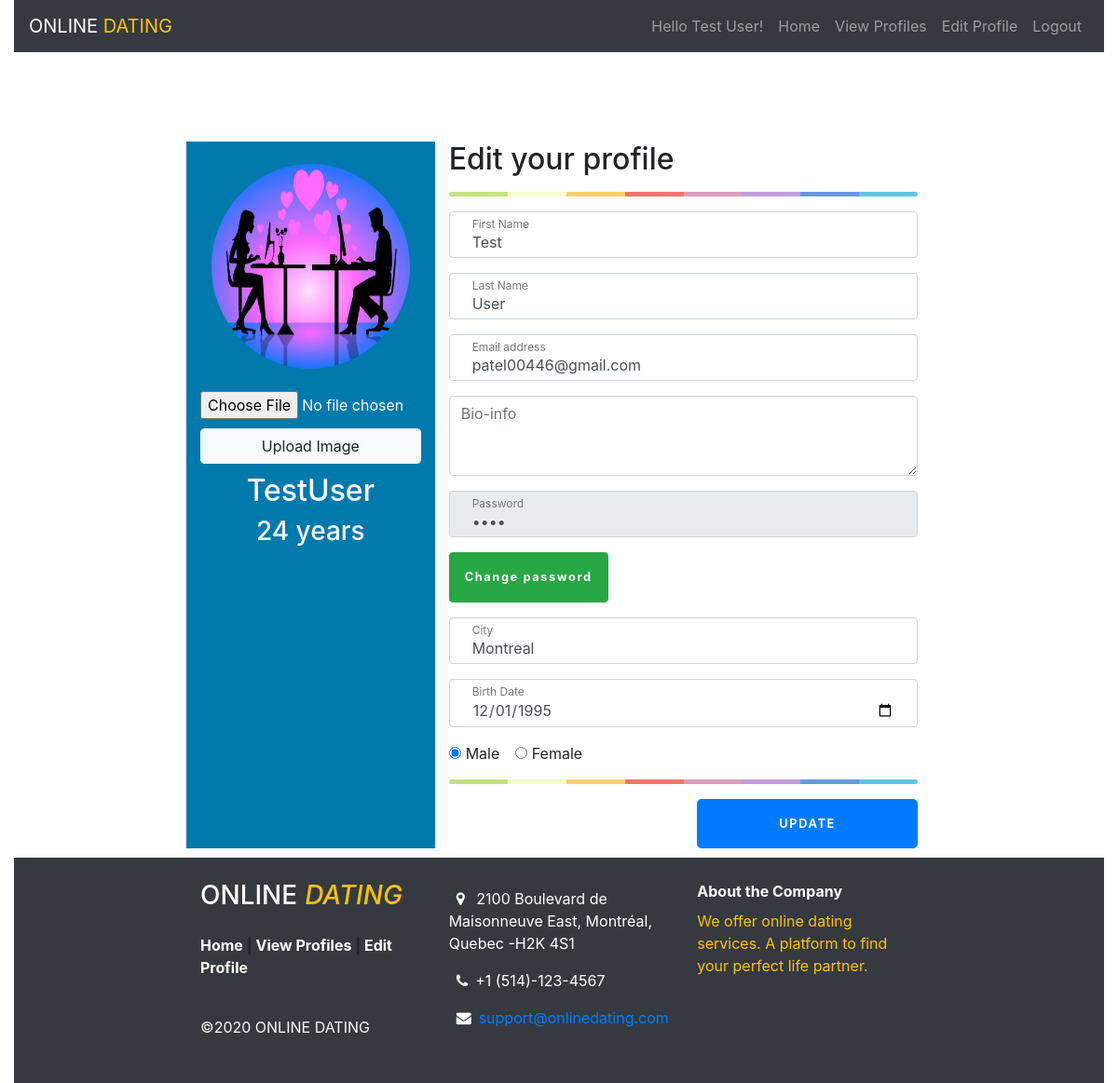
/edit-profile.php (signed in), run on the app's committed database.
### tables this page shows
CREATE TABLE `profile` (
  `id` int(50) NOT NULL,
  `email` varchar(500) NOT NULL,
  `password` varchar(500) NOT NULL,
  `firstName` varchar(50) NOT NULL,
  `lastName` varchar(50) NOT NULL,
  `city` varchar(50) NOT NULL,
  `bio` varchar(500) NOT NULL,
  `birthDate` date NOT NULL,
  `gender` varchar(50) NOT NULL,
  `imgUrl` text NOT NULL,
  `user_role` text NOT NULL,
  `created_date` datetime NOT NULL DEFAULT current_timestamp(),
  `modified_date` datetime DEFAULT NULL
);

### helper/helperFunctions.php (called while the page is built, shortened)
<?php
function IsVariableIsSetOrEmpty($variableToCheck): bool
{
    return false;
}

### edit-profile.php (the view, shortened to what this page needs)
<?php
include("./helper/helperFunctions.php");
$connection = getConnection();
$errors = array();
$firstName = '';
$lastName = '';
$email = '';
$city = '';
$password = '';
$birthDate = '';
$bio = '';
$gender = '';
$image = '';
if ($_SESSION['userId']) {
    $userId = $_SESSION['userId'];
    $query = "SELECT * from profile WHERE id = '$userId'";
    $stmt = $connection->prepare($query);
    $stmt->execute();
    $count = $stmt->rowCount();
    $row = $stmt->fetch(PDO::FETCH_ASSOC);
    if ($count === 0 || $row <= 2) {
        array_push($errors, 'Error fetching Data');
    } else {
        $firstName = $row['firstName'];
        $password = $row['password'];
        $lastName = $row['lastName'];
        $email = $row['email'];
        $bio = $row['bio'];
        $city = $row['city'];
        $birthDate = $row['birthDate'];
        $gender = $row['gender'];
        $image = $row['imgUrl'];
        $birthday = new DateTime($row["birthDate"]);
        $today = new Datetime(date('y-d-m'));
        $diff = $today->diff($birthday);
    }
}
?>
<!doctype html>
<html lang="en">
<head>
    <?php include("./includes/header.php") ?>
    <link href="./css/style.css" rel="stylesheet" type="text/css">
</head>
<body>
<div class="container-fluid wrapper">
    <?php
    include("./includes/nav-bar.php")
    ?>
    <div class="container">
        <br>
        <br>
        <div class="row" id="main">
            <div class="col-md-4 well" id="leftPanel">
                <div class="row">
                    <div class="col-md-12">
                        <br>
                        <img src="<?php echo $image; ?>" height="220px" width="90%" alt="avatar" class="rounded-circle">
                    </div>
                </div>
                <div class="row mb-10">
                    <div class="col-md-12">
                        <form action="edit-profile.php" method="post" enctype="multipart/form-data">
                            <br>
                            <input accept="image/*" name="newImageFileUploadControl" type="file" class=" mb-10">
                            <input type="submit" name="uploadImage" class="form-control btn btn-light"
                                   value="Upload Image"/>
                        </form>
                    </div>
                </div>
                <div class="row">
                    <div class="col-md-12">
                        <h2><?php echo $firstName ?><?php echo $lastName ?> </h2>
                    </div>
                </div>
                <div class="row">
                    <div class="col-md-12">
                        <h3><?php echo "$diff->y years"; ?></h3>
                    </div>
                </div>
                <div class="row">
                    <div class="col-md-12">
                    </div>
                </div>
            </div>
            <div class="col-md-8 well" id="rightPanel">
                <div class="row">
                    <div class="col-md-12">
                        <form class="form-signin" action="edit-profile.php" method="post" enctype="multipart/form-data">
                            <h2>Edit your profile</h2>
                            <hr class="colorgraph">
                            <div class="form-label-group">
                                <input type="text" name="firstName" id="firstName" class="form-control"
                                       placeholder="First Name" value="<?php echo $firstName; ?>">
                                <label for="firstName">First Name</label>
                            </div>
                            <div class="form-label-group">
                                <input type="text" id="lastName" name="lastName" class="form-control"
                                       placeholder="Last Name" value="<?php echo $lastName; ?>">
                                <label for="lastName">Last Name</label>
                            </div>
                            <div class="form-label-group">
                                <input type="email" name="email" id="inputEmail" class="form-control"
                                       placeholder="Email address" pattern="^[\w-\.]+@([\w-]+\.)+[\w-]{2,4}$"
                                       value="<?php echo $email; ?>">
                                <label for="inputEmail">Email address</label>
                            </div>
                            <div class="form-label-group">
                                <textarea class="form-control" name="bio" id="exampleFormControlTextarea1" rows="3"
                                          placeholder="Bio-info"><?php echo $bio; ?></textarea>
                            </div>
                            <div class="form-label-group">
                                <input type="password" name="password" id="inputPassword" class="form-control"
                                       placeholder="Password" value="<?php echo $password; ?>" disabled>
                                <label for="inputPassword">Password</label>
                            </div>
                            <div class="form-label-group">
                                <button type="button" class="btn btn-success" data-toggle="modal"
                                        data-target="#changePasswordModal">
                                    Change password
                                </button>
                            </div>
                            <div class="form-label-group">
                                <input type="type" id="city" name="city" class="form-control"
                                       value="<?php echo $city; ?>">
                                <label for="city">City</label>
                            </div>
                            <div class="form-label-group">
                                <input type="date" id="birthDate" name="birthDate" class="form-control"
                                       value="<?php echo $birthDate; ?>">
                                <label for="birthDate">Birth Date</label>
                            </div>
                            <div class="form-group">
                                <div class="form-check form-check-inline">
                                    <input class="form-check-input" type="radio" name="gender" id="gender"
                                           value="male" <?php if ($gender === "male") {
                                        echo "checked";
                                    } ?>>
                                    <label class="form-check-label" for="male">Male</label>
                                </div>
                                <div class="form-check form-check-inline">
                                    <input class="form-check-input" type="radio" name="gender" id="gender"
                                           value="female" <?php if ($gender === "female") {
                                        echo "checked";
                                    } ?>>
                                    <label class="form-check-label" for="female">Female</label>
                                </div>
                            </div>
                            <hr class="colorgraph">
                            <div class="row">
                                <div class="col-xs-12 col-md-6"></div>
                                <div class="col-xs-12 col-md-6">
                                    <button class="btn btn-lg btn-primary btn-block text-uppercase" name="Submit"
                                            type="submit">Update
                                    </button>
                                </div>
                            </div>
                        </form>
                    </div>
                </div>
            </div>
        </div>
    </div>
    <?php include("./includes/footer.php") ?>
</div>
</body>
</html>

### includes/nav-bar.php (shortened to what this page needs)
<?php
include_once("./helper/helperFunctions.php");
$userId = 0;
$user = [];
if (isset($_SESSION["userId"])) {
    $userId = !IsVariableIsSetOrEmpty($_SESSION['userId']) ? $_SESSION['userId'] : 0;
    $user = $userId !== 0 && !IsVariableIsSetOrEmpty($_SESSION['user']) ? $_SESSION['user'] : [];
}
?>
<header>
    <nav class="navbar navbar-dark bg-dark navbar-expand-sm">
        <a class="navbar-brand" href="./index.php">
            ONLINE <span class="text-warning ">DATING</span>
        </a>
        <div class="collapse navbar-collapse justify-content-end" id="navbar-list-2">
            <ul class="navbar-nav">
                <?php
                if ($userId !== 0 && count($user) > 0) {
                    ?>
                    <li class="nav-item">
                        <a class="nav-link" href="#"
                           onclick="return false">Hello <?= $user["firstName"] . " " . $user["lastName"] ?>!</a>
                    </li>
                    <?php
                }
                ?>
                <li class="nav-item">
                    <a class="nav-link" href="./index.php">Home</a>
                </li>
                <li class="nav-item">
                    <a class="nav-link" href="./view-profiles.php">View Profiles</a>
                </li>
                <?php
                if ($userId !== 0) {
                    ?>
                    <li class="nav-item">
                        <a class="nav-link" href="./edit-profile.php">Edit Profile</a>
                    </li>
                    <li class="nav-item">
                        <a class="nav-link" href="./logout.php">Logout</a>
                    </li>
                    <?php
                }
                ?>
            </ul>
        </div>
    </nav>
</header>

### css/style.css (style rules this page uses)
:root { --input-padding-x: 1.5rem; --input-padding-y: .75rem; }
.form-signin { width: 100%; }
.form-signin .btn { font-size: 80%; letter-spacing: .1rem; font-weight: bold; padding: 1rem; transition: all 0.2s; }
.form-label-group { position: relative; margin-bottom: 1rem; }
.form-label-group input { height: auto; }
.form-label-group > input, .form-label-group > label { padding: var(--input-padding-y) var(--input-padding-x); }
.form-label-group > label { position: absolute; top: 0; left: 0; display: block; width: 100%; margin-bottom: 0; line-height: 1.5; color: #495057; border: 1px solid transparent; transition: all .1s ease-in-out; }
.form-label-group input::placeholder { color: transparent; }
.form-label-group input:not(:placeholder-shown) { padding-top: calc(var(--input-padding-y) + var(--input-padding-y) * (2 / 3)); padding-bottom: calc(var(--input-padding-y) / 3); }
.form-label-group input:not(:placeholder-shown) ~ label { padding-top: calc(var(--input-padding-y) / 3); padding-bottom: calc(var(--input-padding-y) / 3); font-size: 12px; color: #777; }
.mb-10 { margin-bottom: 10px; }
#leftPanel { background-color: #0079ac; color: #fff; text-align: center; }
#rightPanel { min-height: 415px; }
.colorgraph { height: 5px; border-top: 0; background: #c4e17f; border-radius: 5px; background-image: -webkit-linear-gradient(left, #c4e17f, #c4e17f 12.5%, #f7fdca 12.5%, #f7fdca 25%, #fecf71 25%, #fecf71 37.5%, #f0776c 37.5%, #f0776c 50%, #db9dbe 50%, #db9dbe 62.5%, #c49cde 62.5%, #c49cde 75%, #669ae1 75%, #669ae1 87.5%, #62c2e4 87.5%, #62c2e4); background-image: -moz-linear-gradient(left, #c4e17f, #c4e17f 12.5%, #f7fdca 12.5%, #f7fdca 25%, #fecf71 25%, #fecf71 37.5%, #f0776c 37.5%, #f0776c 50%, #db9dbe 50%, #db9dbe 62.5%, #c49cde 62.5%, #c49cde 75%, #669ae1 75%, #669ae1 87.5%, #62c2e4 87.5%, #62c2e4); background-image: -o-linear-gradient(left, #c4e17f, #c4e17f 12.5%, #f7fdca 12.5%, #f7fdca 25%, #fecf71 25%, #fecf71 37.5%, #f0776c 37.5%, #f0776c 50%, #db9dbe 50%, #db9dbe 62.5%, #c49cde 62.5%, #c49cde 75%, #669ae1 75%, #669ae1 87.5%, #62c2e4 87.5%, #62c2e4); background-image: linear-gradient(to right, #c4e17f, #c4e17f 12.5%, #f7fdca 12.5%, #f7fdca 25%, #fecf71 25%, #fecf71 37.5%, #f0776c 37.5%, #f0776c 50%, #db9dbe 50%, #db9dbe 62.5%, #c49cde 62.5%, #c49cde 75%, #669ae1 75%, #669ae1 87.5%, #62c2e4 87.5%, #62c2e4); }
.container { position: relative; max-width: 800px; margin: 0 auto; }

### data on the page
profile: firstName "Test", lastName "User", imgUrl (picture), birthDate "24", email "patel00446@gmail.com", city "Montreal", birthDate "12/01/1995", gender "☑"
